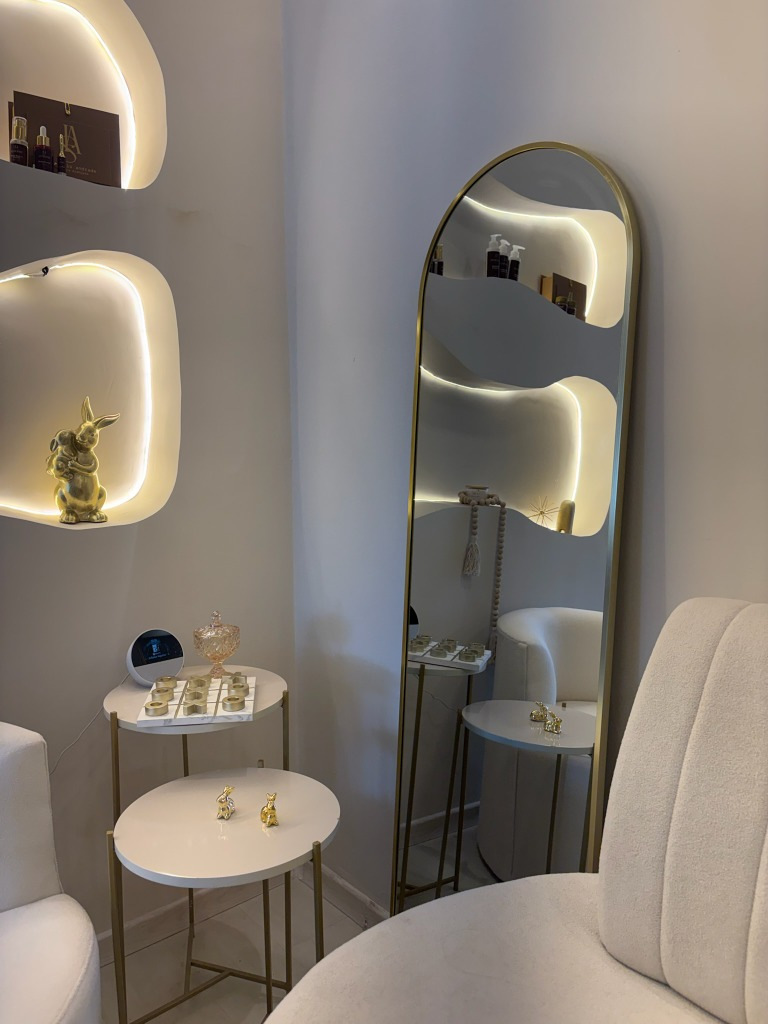
#> input picture assets/images/ambiente1.jpg, 768 x 1024 px, given in place of media__1781121851605.jpg, which was not available
$ python temp_bg5.py
#> lines starting #> are read from the running program, lines starting #| are printed output that depends on the picture; pictures that were not available may be replaced by others from this repository, and a replacement may not be noted
import os
from PIL import Image

src_path = r'C:\Users\MrDel\.gemini\antigravity\brain\ed7a5c69-061c-456c-8058-90a71597b62a\media__1781121851605.jpg'

card_dest = r'd:\Projetos\Dr. Isis Site\assets\images\bumbum_up_gold_card.jpg'
page_dest = r'd:\Projetos\Dr. Isis Site\assets\images\bumbum_up_gold_antes_depois.jpg'

try:
    with Image.open(src_path) as img:
#> img is the input picture: PIL image 768x1024 RGB; mean R, G, B 134.2, 125.2, 115.6
        width, height = img.size
#> width = 768; height = 1024

        # 1. Full horizontal for the inner page (preserving text)
        top_full = img.crop((0, 0, width, 480))
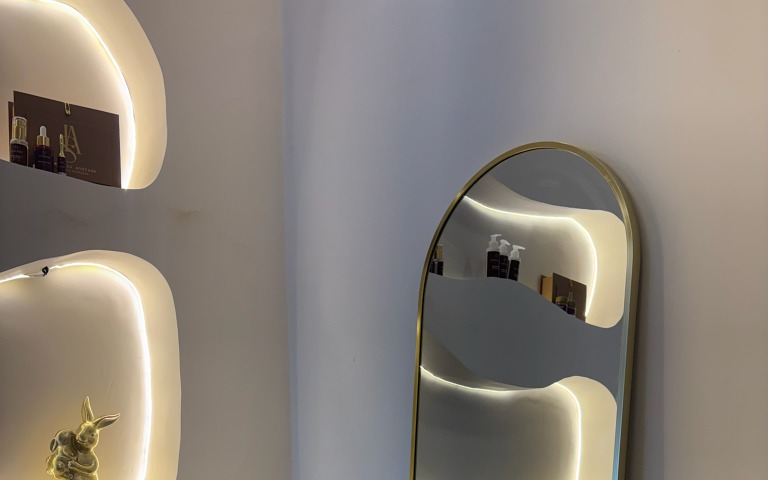
#> top_full: PIL image 768x480 RGB; mean R, G, B 139.2, 130.8, 122.1
        bottom_full = img.crop((0, 540, width, 1024))
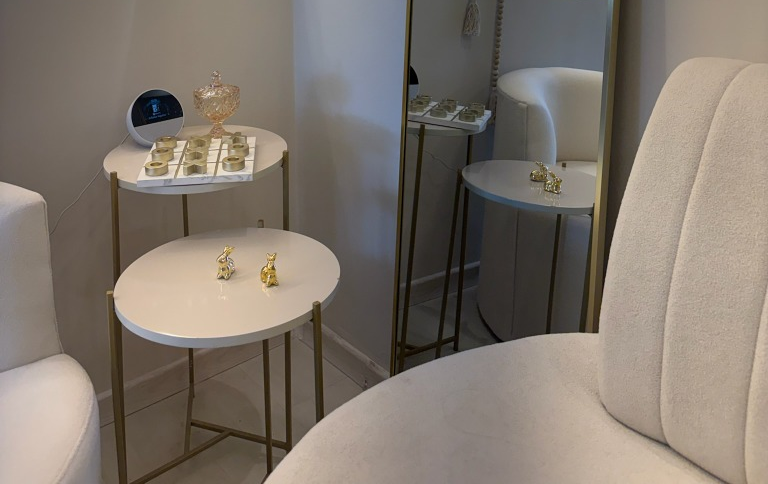
#> bottom_full: PIL image 768x484 RGB; mean R, G, B 128.5, 118.8, 109
        full_img = Image.new('RGB', (width * 2, max(top_full.height, bottom_full.height)), (35, 36, 45))
        full_img.paste(top_full, (0, 0))
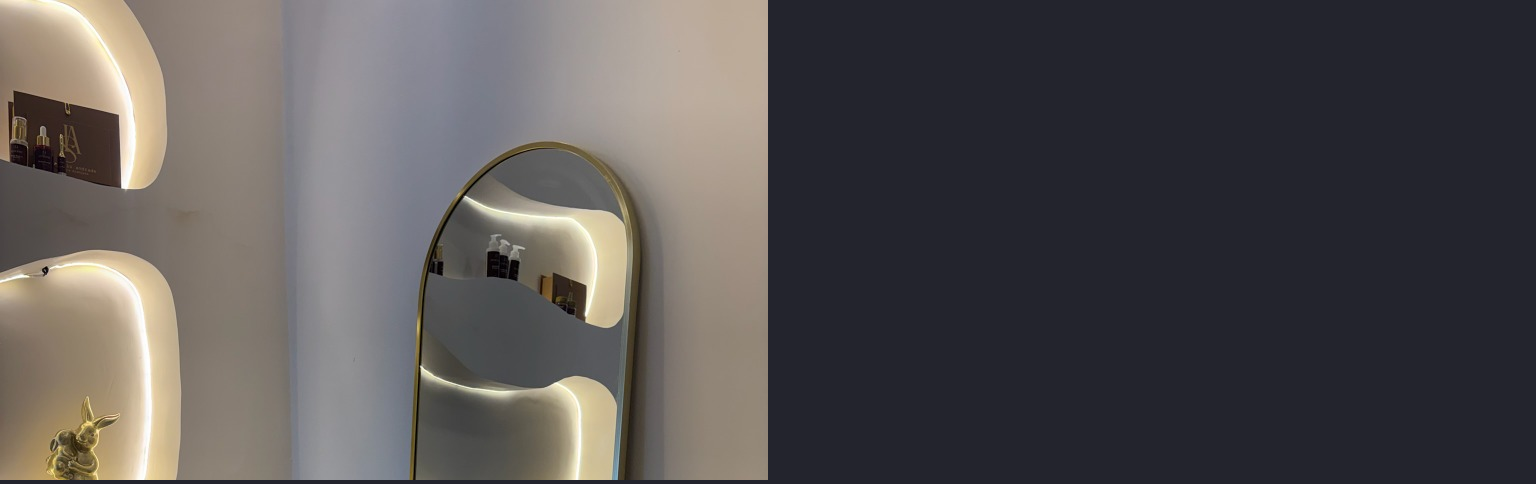
#> full_img: PIL image 1536x484 RGB; mean R, G, B 86.7, 83, 83.2
        full_img.paste(bottom_full, (width, 0))
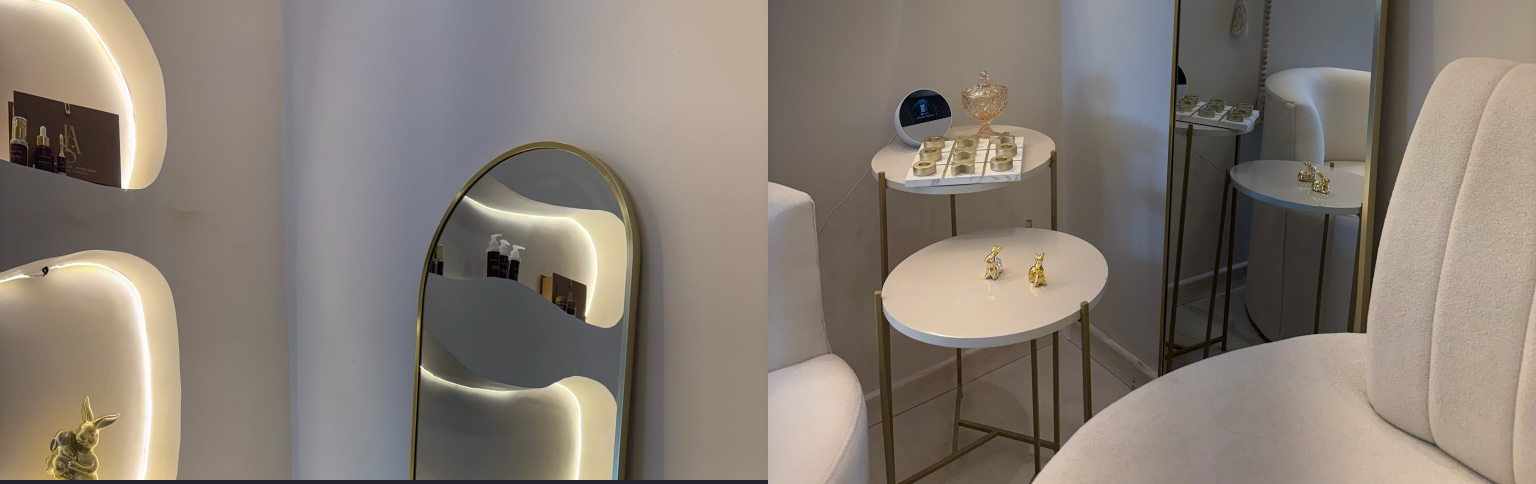
#> full_img: PIL image 1536x484 RGB; mean R, G, B 133.4, 124.4, 115.2
        full_img.save(page_dest, quality=95)
        print("Generated full horizontal for inner page:", full_img.size)
#| Generated full horizontal for inner page: (1536, 484)

        # 2. Tightly cropped for the card (removing text in the middle)
        # Top image: text is on the right, crop x from 50 to 550
        top_crop = img.crop((50, 0, 550, 480))
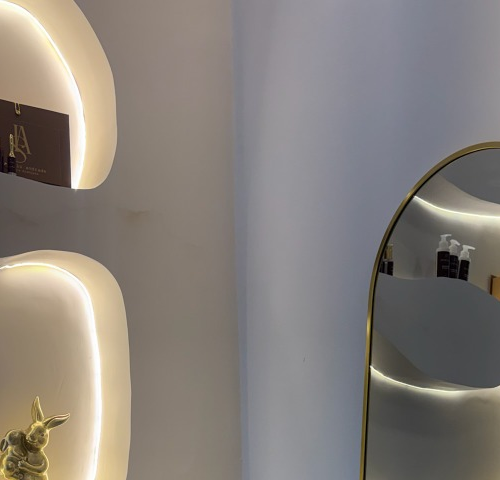
#> top_crop: PIL image 500x480 RGB; mean R, G, B 135.2, 128.4, 122.3
        # Bottom image: text is on the left, crop x from 250 to 750
        bottom_crop = img.crop((250, 540, 750, 1024))
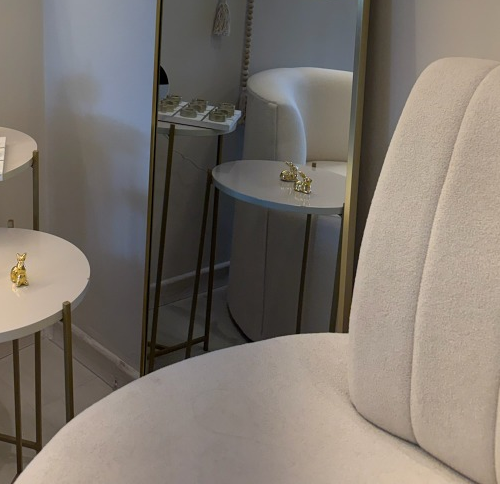
#> bottom_crop: PIL image 500x484 RGB; mean R, G, B 125.4, 117.3, 109.1

        card_img = Image.new('RGB', (1000, max(top_crop.height, bottom_crop.height)), (35, 36, 45))
        card_img.paste(top_crop, (0, 0))
        card_img.paste(bottom_crop, (500, 0))
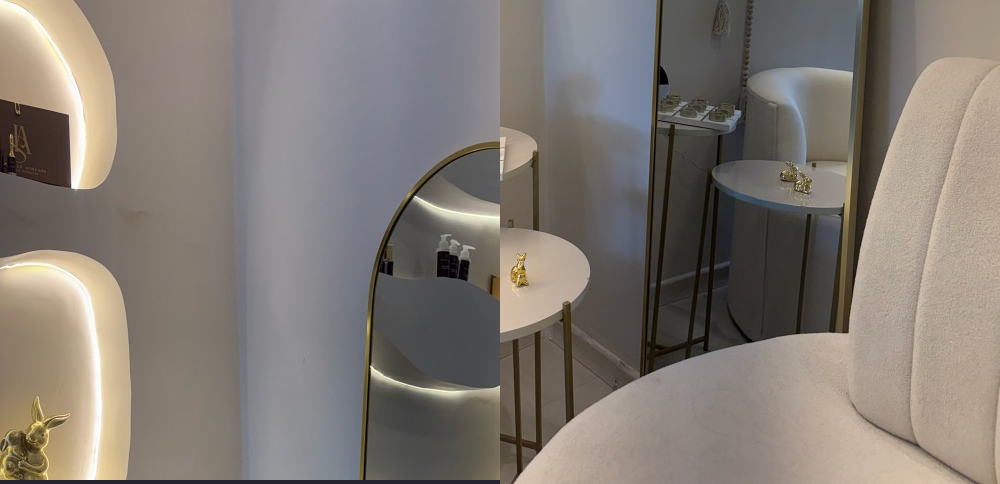
#> card_img: PIL image 1000x484 RGB; mean R, G, B 129.9, 122.5, 115.4
        card_img.save(card_dest, quality=95)
        print("Generated tightly cropped for card:", card_img.size)
#| Generated tightly cropped for card: (1000, 484)

except Exception as e:
    print("Error:", e)

# Update index.html to use the tightly cropped version for the card
index_path = r'd:\Projetos\Dr. Isis Site\index.html'
#> (the run stopped early here; a loop or call above may not have finished)

$ run again, on assets/images/ambiente2.jpg
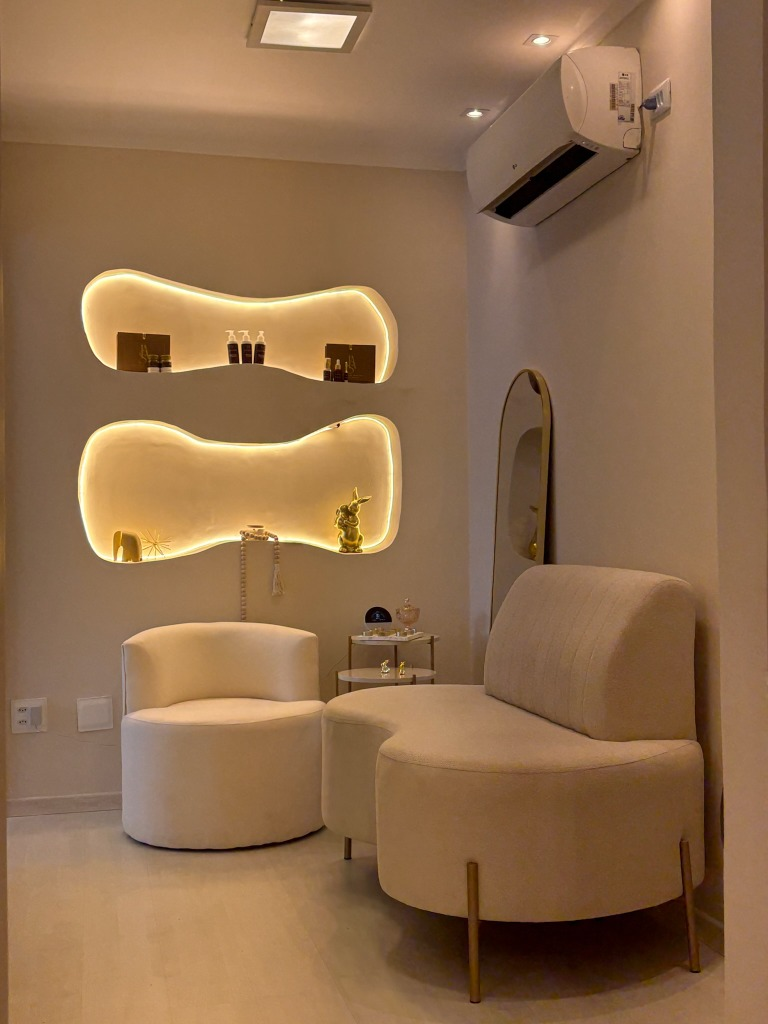
#> input picture assets/images/ambiente2.jpg, 768 x 1024 px, given in place of media__1781121851605.jpg, which was not available
#> img is the input picture: PIL image 768x1024 RGB; mean R, G, B 143.5, 109, 76.7
#| Generated full horizontal for inner page: (1536, 484)
#> `bottom_crop = img.crop((250, 540, 750, 1024))`:
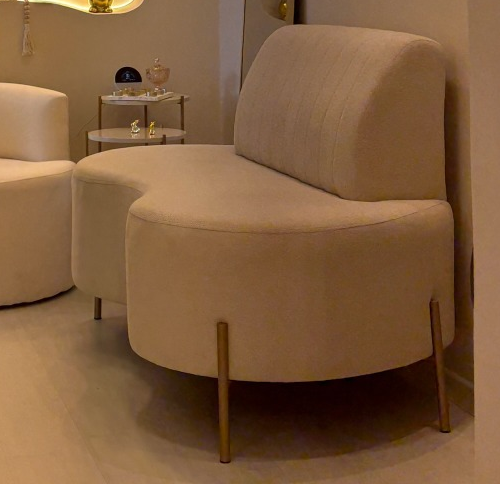
#> bottom_crop: PIL image 500x484 RGB; mean R, G, B 126.8, 91.9, 60.5
#> `card_img.paste(bottom_crop, (500, 0))`:
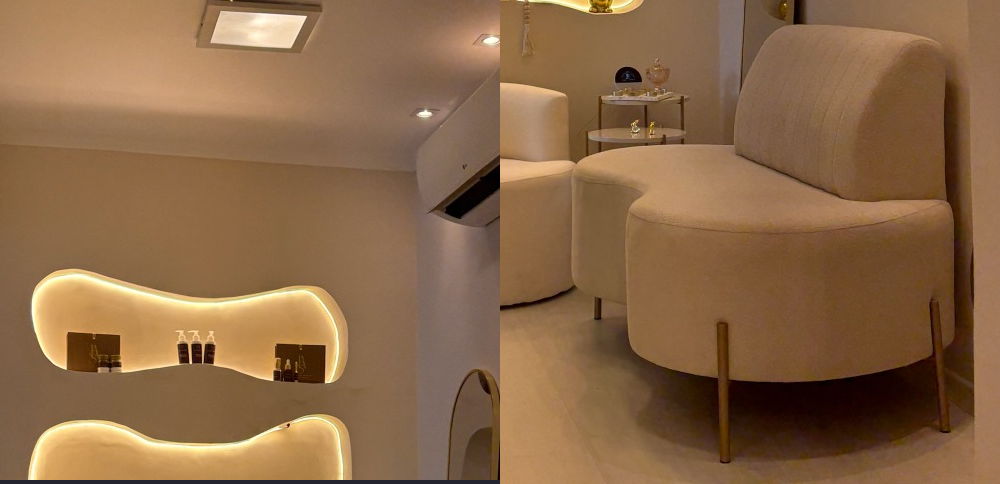
#> card_img: PIL image 1000x484 RGB; mean R, G, B 138.7, 104.3, 71.7
#| Generated tightly cropped for card: (1000, 484)
